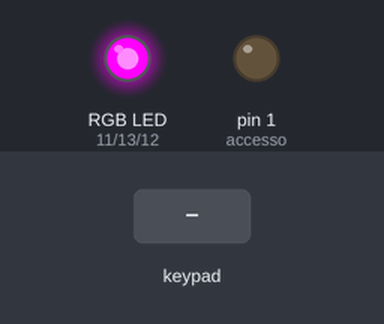
A sketch run on a simulated Arduino Uno, built with avr-gcc and run on an emulated ATmega328P. Shown: an RGB LED mixed from three pins (HIGH = lit), output pins drawn as LEDs (lit = HIGH). The inputs (shaded band) are chosen by the test bench.

Above: at 1.2 s.
1.3 s: keypad keys 0 2 1 1 * 9 4 pressed 0.4 s apart
At 4.4 s:
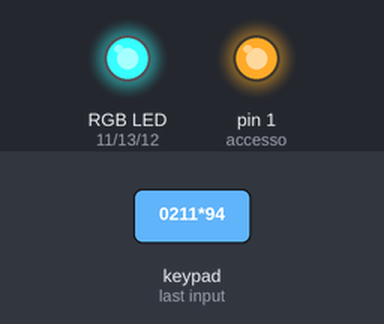
5.6 s: key '#' pressed
At 6.4 s:
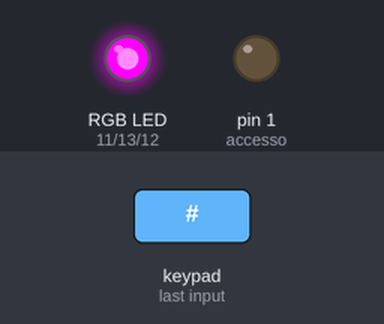
Timing chart, 0 to 8.6 s (numbered marks = the images above; inputs shaded):
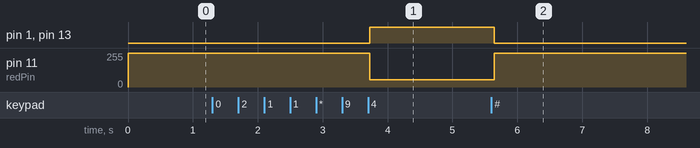

The sketch:

arduino_tastierino.ino
```cpp
/*
  Autore: Diana Bernabei (bernabei.d@gmail.com)
  Data: 03.06.13
  Descrizione: controlla tutti i sensori e i led del modellino per poi inviare i dati alla pagina db_update.php contenuta nel server Raspberry PI
*/
#include <Keypad.h>

int redPin = 11; //pin per il led rosso
int greenPin = 13; //pin per il led verde
int bluePin = 12; //pin per il led blu

int accesso = 1; //pin di collegamento con l'altro arduino

char* secretCode = "0211*94";
int position = 0;

const byte rows = 4;
const byte cols = 3;
char keys[rows][cols] = {
  {'1','2','3'},
  {'4','5','6'},
  {'7','8','9'},
  {'*','0','#'}
};

byte rowPins[rows] = {10,9,8,7};
byte colPins[cols] = {6,5,4};

Keypad keypad = Keypad(makeKeymap(keys),
                       rowPins, colPins,
                       rows, cols);

void setup()
{
  pinMode(redPin, OUTPUT);
  pinMode(greenPin, OUTPUT);
  pinMode(bluePin, OUTPUT);
  pinMode(accesso, OUTPUT);
  setLocked(true);
}

void loop()
{
  char key = keypad.getKey();
  if (key == '#') {
    position = 0;
    setLocked(true);
  }

  if (key == secretCode[position]) {
    position++;
  }

  if (position == 7) {
    setLocked(false);
  }
  delay(50);
}

void setLocked(int locked)
{
  if (locked) {
    analogWrite(redPin, 255);
    analogWrite(greenPin, 55);
    analogWrite(bluePin, 155);
    digitalWrite(accesso,LOW);
  }
  else {
    analogWrite(redPin, 55);
    analogWrite(greenPin, 255);
    analogWrite(bluePin, 155);
    digitalWrite(accesso,HIGH);
  }
}
```

Measured:
- after the input at 1.3 s, pin 1 (accesso), pin 13 (greenPin): LOW → HIGH after 2.4 s; pin 11 (redPin): 255/255 → 55/255 after 2.4 s
- after the input at 5.6 s, pin 1 (accesso), pin 13 (greenPin): HIGH → LOW at once; pin 11 (redPin): 55/255 → 255/255 at once
